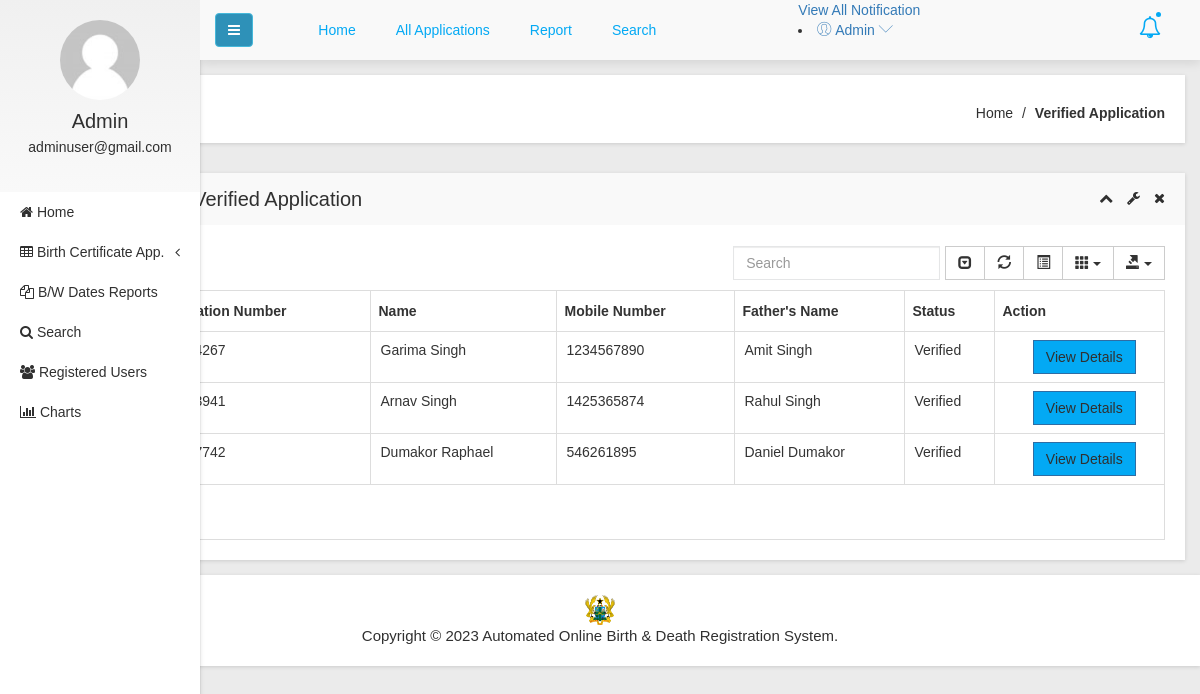
Page /admin/verified-application.php (signed in) on the committed database.
### tables this page shows
CREATE TABLE `tblapplication` (
  `ID` int(10) NOT NULL,
  `UserID` int(5) NOT NULL,
  `ApplicationID` varchar(200) DEFAULT NULL,
  `DateofBirth` varchar(200) DEFAULT NULL,
  `Gender` varchar(50) DEFAULT NULL,
  `FullName` varchar(200) DEFAULT NULL,
  `PlaceofBirth` varchar(200) DEFAULT NULL,
  `NameofFather` varchar(200) DEFAULT NULL,
  `NameOfMother` varchar(120) DEFAULT NULL,
  `PermanentAdd` mediumtext DEFAULT NULL,
  `PostalAdd` mediumtext DEFAULT NULL,
  `MobileNumber` bigint(10) DEFAULT NULL,
  `Email` varchar(200) DEFAULT NULL,
  `Dateofapply` timestamp NULL DEFAULT current_timestamp(),
  `Remark` varchar(200) DEFAULT NULL,
  `Status` varchar(50) DEFAULT NULL,
  `UpdationDate` timestamp NULL DEFAULT NULL ON UPDATE current_timestamp()
);

### admin/verified-application.php (the view, shortened to what this page needs)
<?php
include('includes/dbconnection.php');
if (strlen($_SESSION['obcsaid']==0)) {
  header('location:logout.php');
  } else{
  ?>
<!doctype html>
<html class="no-js" lang="en">
<head>
    <link rel="stylesheet" href="css/bootstrap.min.css">
    <link rel="stylesheet" href="css/font-awesome.min.css">
    <link rel="stylesheet" href="css/adminpro-custon-icon.css">
    <link rel="stylesheet" href="css/meanmenu.min.css">
    <link rel="stylesheet" href="css/jquery.mCustomScrollbar.min.css">
    <link rel="stylesheet" href="css/animate.css">
    <link rel="stylesheet" href="css/data-table/bootstrap-table.css">
    <link rel="stylesheet" href="css/data-table/bootstrap-editable.css">
    <link rel="stylesheet" href="css/normalize.css">
    <link rel="stylesheet" href="css/c3.min.css">
    <link rel="stylesheet" href="style.css">
    <link rel="stylesheet" href="css/responsive.css">
</head>
<body class="materialdesign">
    <div class="wrapper-pro">
      <?php include_once('includes/sidebar.php');?>
        <?php include_once('includes/header.php');?>
            <div class="breadcome-area mg-b-30 small-dn">
                <div class="container-fluid">
                    <div class="row">
                        <div class="col-lg-12">
                            <div class="breadcome-list shadow-reset">
                                <div class="row">
                                    <div class="col-lg-12">
                                        <ul class="breadcome-menu">
                                            <li><a href="dashboard.php">Home</a> <span class="bread-slash">/</span>
                                            </li>
                                            <li><span class="bread-blod">Verified Application</span>
                                            </li>
                                        </ul>
                                    </div>
                                </div>
                            </div>
                        </div>
                    </div>
                </div>
            </div>
            <div class="data-table-area mg-b-15">
                <div class="container-fluid">
                    <div class="row">
                        <div class="col-lg-12">
                            <div class="sparkline13-list shadow-reset">
                                <div class="sparkline13-hd">
                                    <div class="main-sparkline13-hd">
                                        <h1>Verified Application</h1>
                                        <div class="sparkline13-outline-icon">
                                            <span class="sparkline13-collapse-link"><i class="fa fa-chevron-up"></i></span>
                                            <span><i class="fa fa-wrench"></i></span>
                                            <span class="sparkline13-collapse-close"><i class="fa fa-times"></i></span>
                                        </div>
                                    </div>
                                </div>
                                <div class="sparkline13-graph">
                                    <div class="datatable-dashv1-list custom-datatable-overright">
                                        <div id="toolbar">
                                        </div>
                                        <table id="table" data-toggle="table" data-pagination="true" data-search="true" data-show-columns="true" data-show-pagination-switch="true" data-show-refresh="true" data-key-events="true" data-show-toggle="true" data-resizable="true" data-cookie="true" data-cookie-id-table="saveId" data-show-export="true" data-click-to-select="true" data-toolbar="#toolbar">
                                            <thead>
                                                <tr>
                                                    <th>Application Number</th>
                                                    <th>Name</th>
                                                    <th >Mobile Number</th>
                                                    <th>Father's Name</th>
                                                    <th>Status</th>
                                                    <th data-field="action">Action</th>
                                                </tr>
                                            </thead>
                                            <tbody>
                                              <?php
$sql="SELECT * from tblapplication where Status='Verified'";
$query = $dbh -> prepare($sql);
$query->execute();
$results=$query->fetchAll(PDO::FETCH_OBJ);
$cnt=1;
if($query->rowCount() > 0)
{
foreach($results as $row)
{               ?>
                                                <tr>
                                                    <td><?php echo htmlentities($cnt);?></td>
                                                    <td><?php  echo htmlentities($row->ApplicationID);?></td>
                                                    <td><?php  echo htmlentities($row->FullName);?></td>
                                                   <td><?php  echo htmlentities($row->MobileNumber);?></td>
                                                    <td><?php  echo htmlentities($row->NameofFather);?></td>
                                                  <?php if($row->Status==""){ ?>
                     <td><?php echo "Still Pending"; ?></td>
<?php } else { ?>                  <td><?php  echo htmlentities($row->Status);?>
                  </td>
                  <?php } ?>
                                                    <td class="datatable-ct"><a href="view-application-detail.php?viewid=<?php echo htmlentities ($row->ID);?>" class='btn btn-primary'>View Details</a>
                                                    </td>
                                                </tr>
                                             <?php $cnt=$cnt+1;}} ?>
                                            </tbody>
                                        </table>
                                    </div>
                                </div>
                            </div>
                        </div>
                    </div>
                </div>
            </div>
        </div>
  <?php include_once('includes/footer.php');?>
</body>
</html><?php }  ?>

### admin/includes/sidebar.php (shortened to what this page needs)
<?php
include('includes/dbconnection.php');
if (strlen($_SESSION['obcsaid']==0)) {
  header('location:logout.php');
  } else{
  ?>
  <div class="left-sidebar-pro">
            <nav id="sidebar">
                <div class="sidebar-header">
                    <a href="#"><img src="img/message/avatar.jpg" alt="" />
                    </a>
                    <?php
$aid=$_SESSION['obcsaid'];
$sql="SELECT AdminName,Email from  tbladmin where ID=:aid";
$query = $dbh -> prepare($sql);
$query->bindParam(':aid',$aid,PDO::PARAM_STR);
$query->execute();
$results=$query->fetchAll(PDO::FETCH_OBJ);
$cnt=1;
if($query->rowCount() > 0)
{
foreach($results as $row)
{               ?>
                    <h3> <?php  echo $row->AdminName;?></h3>
                    <p> <?php  echo $row->Email;?></p>
                  <?php $cnt=$cnt+1;}} ?>
                </div>
                <div class="left-custom-menu-adp-wrap">
                    <ul class="nav navbar-nav left-sidebar-menu-pro">
                        <li class="nav-item">
                            <a href="dashboard.php" role="button" aria-expanded="false"><i class="fa big-icon fa-home"></i> <span class="mini-dn">Home</span> </a>
                        </li>
                        <li class="nav-item"><a href="#" data-toggle="dropdown" role="button" aria-expanded="false" class="nav-link dropdown-toggle"><i class="fa big-icon fa-table"></i> <span class="mini-dn">Birth Certificate App.</span> <span class="indicator-right-menu mini-dn"><i class="fa indicator-mn fa-angle-left"></i></span></a>
                        </li>
                        <li class="nav-item">
                            <a href="between-dates-report.php" role="button" aria-expanded="false"><i class="fa big-icon fa-files-o"></i> <span class="mini-dn">B/W Dates Reports</span> </a>
                        </li>
                        <li class="nav-item">
                            <a href="search.php" role="button" aria-expanded="false"><i class="fa fa-search"></i> <span class="mini-dn">Search</span> </a>
                        </li>
                             <li class="nav-item">
                            <a href="  registered-users.php" role="button" aria-expanded="false"><i class="fa fa-users"></i> <span class="mini-dn">Registered Users</span> </a>
                        </li>
                        <li class="nav-item">
                            <a href="includes/admindata.php" role="button" aria-expanded="false"><i class="fa fa-bar-chart"></i> <span class="mini-dn">Charts</span> </a>
                        </li>
                    </ul>
                </div>
            </nav>
        </div>
        <?php }  ?>

### admin/includes/header.php (shortened to what this page needs)
      <?php
include('includes/dbconnection.php');
if (strlen($_SESSION['obcsaid']==0)) {
  header('location:logout.php');
  } else{
  ?>
 <div class="content-inner-all">
            <div class="header-top-area">
                <div class="fixed-header-top">
                    <div class="container-fluid">
                        <div class="row">
                            <div class="col-lg-1 col-md-6 col-sm-6 col-xs-12">
                                <button type="button" id="sidebarCollapse" class="btn bar-button-pro header-drl-controller-btn btn-info navbar-btn">
                                    <i class="fa fa-bars"></i>
                                </button>
                            </div>
                            <div class="col-lg-6 col-md-1 col-sm-1 col-xs-12">
                                <div class="header-top-menu tabl-d-n">
                                    <ul class="nav navbar-nav mai-top-nav">
                                        <li class="nav-item"><a href="dashboard.php" class="nav-link">Home</a>
                                        </li>
                                        <li class="nav-item"><a href="all-birth-application.php" class="nav-link">All Applications</a>
                                        </li>
                                        <li class="nav-item"><a href="between-dates-report.php" class="nav-link">Report</a>
                                        </li>
                                        <li class="nav-item"><a href="search.php" class="nav-link">Search</a>
                                        </li>
                                    </ul>
                                </div>
                            </div>
                            <div class="col-lg-5 col-md-5 col-sm-6 col-xs-12">
                                <div class="header-right-info">
                                    <ul class="nav navbar-nav mai-top-nav header-right-menu">
                                        <li class="nav-item"><a href="new-birth-application.php" data-toggle="dropdown" role="button" aria-expanded="false" class="nav-link dropdown-toggle"><i class="fa fa-bell-o" style="color: #03a9f4;" aria-hidden="true"></i><span class="indicator-nt"></span></a>
                                                    </li>
                                                </ul>
                                                <div class="notification-view">
                                                    <a href="all-birth-application.php">View All Notification</a>
                                                </div>
                                            </div>
                                        <li class="nav-item">
                                            <a href="#" data-toggle="dropdown" role="button" aria-expanded="false" class="nav-link dropdown-toggle">
                                                <?php
$aid=$_SESSION['obcsaid'];
$sql="SELECT AdminName,Email from  tbladmin where ID=:aid";
$query = $dbh -> prepare($sql);
$query->bindParam(':aid',$aid,PDO::PARAM_STR);
$query->execute();
$results=$query->fetchAll(PDO::FETCH_OBJ);
$cnt=1;
if($query->rowCount() > 0)
{
foreach($results as $row)
{               ?>
                                                <span class="adminpro-icon adminpro-user-rounded header-riht-inf"></span>
                                                <span class="admin-name"><?php  echo $row->AdminName;?></span>
                                                <span class="author-project-icon adminpro-icon adminpro-down-arrow"></span><?php $cnt=$cnt+1;}} ?>
                                            </a>
                                        </li>
                                </div>
                            </div>
                        </div>
                    </div>
                </div>
            </div><?php }  ?>

### rows in the picture
tblapplication: FullName "Garima Singh", MobileNumber "1234567890", NameofFather "Amit Singh", Status "Verified"
tblapplication: FullName "Arnav Singh", MobileNumber "1425365874", NameofFather "Rahul Singh", Status "Verified"
tblapplication: FullName "Dumakor Raphael", MobileNumber "546261895", NameofFather "Daniel Dumakor", Status "Verified"

### other values in the picture
$row->AdminName "Admin"
$row->Email "adminuser@gmail.com"
